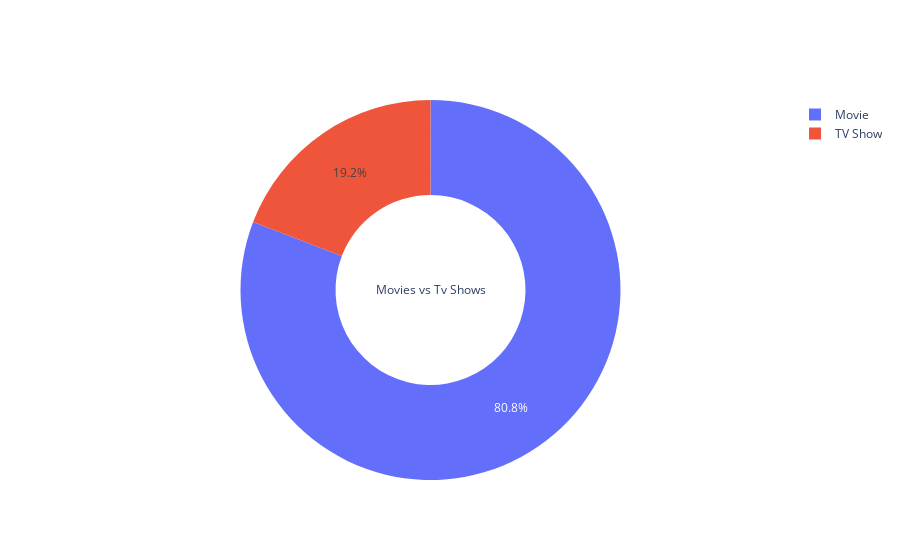

This figure's notebook cell:
### Code cell
go.Figure(data = [go.Pie(labels = df.type.value_counts(normalize = True).index,
                         values = df.type.value_counts(normalize = True).values,hole = .5,
                        title = 'Movies vs Tv Shows')])

### Figure 1 — Plotly figure (JSON) as saved in the notebook; plotly's stock layout.template omitted (floating-point values rounded to 4 significant figures)
{"data": [{"hole": 0.5, "labels": ["Movie", "TV Show"], "title": {"text": "Movies vs Tv Shows"}, "type": "pie", "values": [0.8082, 0.1918]}], "layout": {}}
